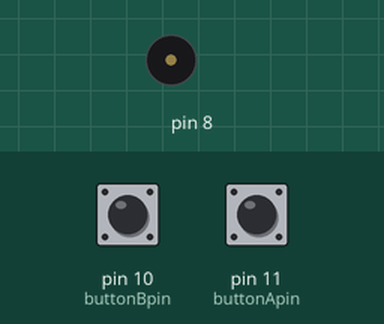
Simulated run of this sketch. Board: Arduino Uno, built with avr-gcc and run on an emulated ATmega328P. Parts: buzzer (waves = sounding). The test bench sets the inputs (shaded band); at power-on: pin 10 (buttonBpin) HIGH, pin 11 (buttonApin) HIGH.

Above: at 4.8 s.
4.9 s: pin 10 (buttonBpin) pulled LOW for 2.35 s
At 7.4 s:
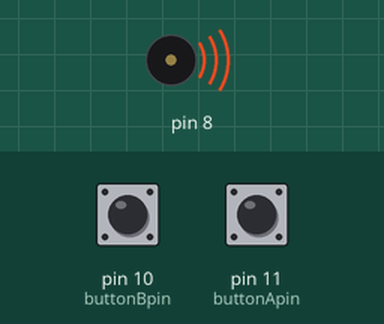
Timing chart, 0 to 14.7 s (numbered marks = the images above; inputs shaded):
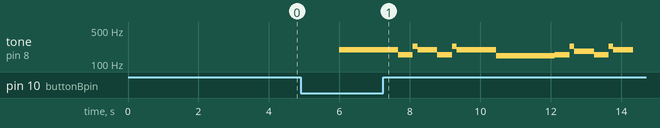

Measured:
- after the input at 4.9 s, tone on pin 8: plays 196 Hz for 1.7 s, 156 Hz for 0.42 s, 233 Hz for 0.14 s, 196 Hz for 0.56 s, 156 Hz for 0.42 s, 233 Hz for 0.14 s … (14 notes in this stretch), starting after 1.1 s

The sketch:

STARWARS-SONG-PLAYER.ino
```cpp
#include <pitches.h>


//www.elegoo.com
//2016.12.08

#include "pitches.h"


//button set up
int buttonApin = 11;
int buttonBpin = 10;

bool modeA = false;
bool modeB = false;

// notes in the melody:
int melody[] = {
  NOTE_C4, NOTE_G4, NOTE_F4, NOTE_E4, NOTE_D4, NOTE_C5,
  NOTE_G4, NOTE_F4, NOTE_E4, NOTE_D4, NOTE_C5, NOTE_G4,
  NOTE_F4, NOTE_E4, NOTE_F4, NOTE_D4};

int melody2[] = {
  NOTE_G3, NOTE_G3, NOTE_G3, NOTE_DS3, NOTE_AS3, NOTE_G3,
  NOTE_DS3, NOTE_AS3, NOTE_G3, NOTE_D3, NOTE_D3, NOTE_D3,
  NOTE_DS3, NOTE_AS3, NOTE_FS3, NOTE_DS3, NOTE_AS3, NOTE_G3};

int duration [] = {
  600, 600, 150, 150, 150, 600, 400,
  150, 150, 150, 600, 400, 150, 150, 150, 600};

int duration2 [] = {
  556, 556, 556, 417, 139, 556, 417,
  136, 1111, 556, 556, 556, 417, 139, 556, 417, 136, 556};

void setup() {
  pinMode(buttonApin, INPUT_PULLUP);
  pinMode(buttonBpin, INPUT_PULLUP);
}

void loop() {

  if (digitalRead(buttonApin) == LOW){
    modeA = true;

  }

  if (digitalRead(buttonBpin) == LOW){
    modeB = true;

  }


  if (modeA == true){
    for (int thisNote = 0; thisNote < sizeof(melody) / sizeof(melody[0]); thisNote++) {
    // pin8 output the voice, every scale is 0.5 sencond
    tone(8, melody[thisNote], duration[thisNote]);
    delay(duration[thisNote]);
    }

    modeA = false;
  }

  if (modeB == true){
    for (int thisNote = 0; thisNote < sizeof(melody2) / sizeof(melody2[0]); thisNote++) {
    // pin8 output the voice, every scale is 0.5 sencond
    tone(8, melody2[thisNote], duration2[thisNote]);
    delay(duration2[thisNote]);
    }

    modeB = false;
    delay(1000);
  }


  // restart after two seconds
  delay(2000);
  }
```

pitches.h
```cpp
/*************************************************
 * Public Constants
 *************************************************/

#define NOTE_B0  31
#define NOTE_C1  33
#define NOTE_CS1 35
#define NOTE_D1  37
#define NOTE_DS1 39
#define NOTE_E1  41
#define NOTE_F1  44
#define NOTE_FS1 46
#define NOTE_G1  49
#define NOTE_GS1 52
#define NOTE_A1  55
#define NOTE_AS1 58
#define NOTE_B1  62
#define NOTE_C2  65
#define NOTE_CS2 69
#define NOTE_D2  73
#define NOTE_DS2 78
#define NOTE_E2  82
#define NOTE_F2  87
#define NOTE_FS2 93
#define NOTE_G2  98
#define NOTE_GS2 104
#define NOTE_A2  110
#define NOTE_AS2 117
#define NOTE_B2  123
#define NOTE_C3  131
#define NOTE_CS3 139
#define NOTE_D3  147
#define NOTE_DS3 156
#define NOTE_E3  165
#define NOTE_F3  175
#define NOTE_FS3 185
#define NOTE_G3  196
#define NOTE_GS3 208
#define NOTE_A3  220
#define NOTE_AS3 233
#define NOTE_B3  247
#define NOTE_C4  262
#define NOTE_CS4 277
#define NOTE_D4  294
#define NOTE_DS4 311
#define NOTE_E4  330
#define NOTE_F4  349
#define NOTE_FS4 370
#define NOTE_G4  392
#define NOTE_GS4 415
#define NOTE_A4  440
#define NOTE_AS4 466
#define NOTE_B4  494
#define NOTE_C5  523
#define NOTE_CS5 554
#define NOTE_D5  587
#define NOTE_DS5 622
#define NOTE_E5  659
#define NOTE_F5  698
#define NOTE_FS5 740
#define NOTE_G5  784
#define NOTE_GS5 831
#define NOTE_A5  880
#define NOTE_AS5 932
#define NOTE_B5  988
#define NOTE_C6  1047
#define NOTE_CS6 1109
#define NOTE_D6  1175
#define NOTE_DS6 1245
#define NOTE_E6  1319
#define NOTE_F6  1397
#define NOTE_FS6 1480
#define NOTE_G6  1568
#define NOTE_GS6 1661
#define NOTE_A6  1760
#define NOTE_AS6 1865
#define NOTE_B6  1976
#define NOTE_C7  2093
#define NOTE_CS7 2217
#define NOTE_D7  2349
#define NOTE_DS7 2489
#define NOTE_E7  2637
#define NOTE_F7  2794
#define NOTE_FS7 2960
#define NOTE_G7  3136
#define NOTE_GS7 3322
#define NOTE_A7  3520
#define NOTE_AS7 3729
#define NOTE_B7  3951
#define NOTE_C8  4186
#define NOTE_CS8 4435
#define NOTE_D8  4699
#define NOTE_DS8 4978
```
